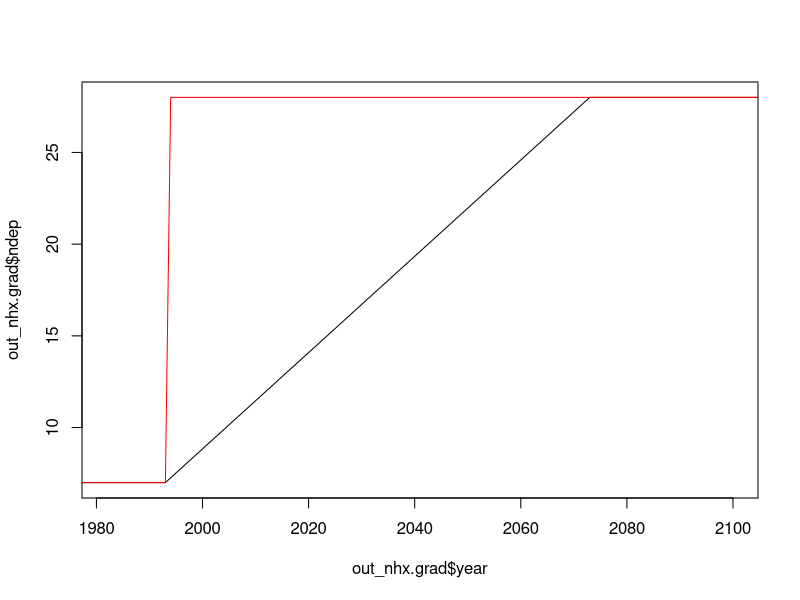
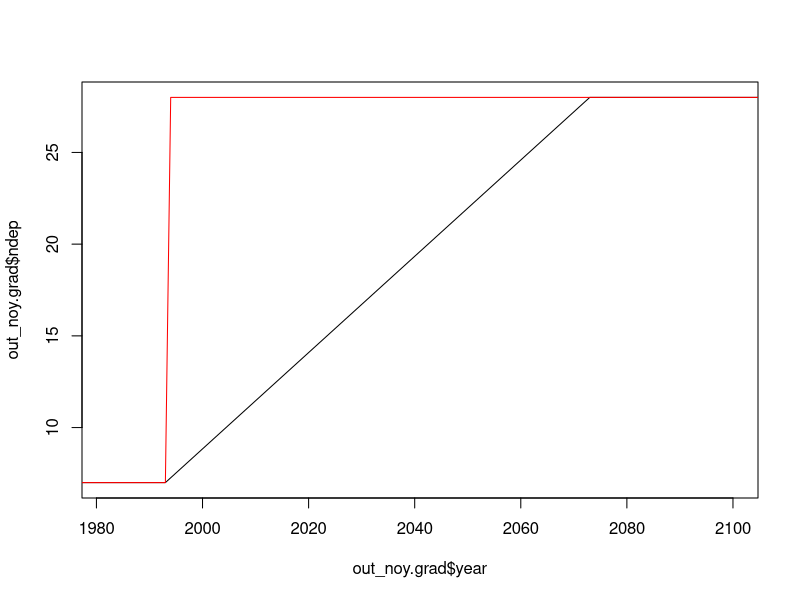

Generate these figures, in order, with R: (Note: this script raises an error after producing the figures.)
library(zoo)

years <- 850:2500
df <- data.frame( year=years, ndep=rep(1.0,length(years)))

len <- length(df[,1])

## constant at year 2002 value (although simulation starts in 1982)
# idx <- which( df$year == 2002 )
# amb <- df$ndep[idx]

## levels of NHx and NOy from SwissFACE experiment
amb <- 7.0
elv <- 28.0

print(paste("Constant at", amb))
## nhx
out_nhx.ctrl <- df
out_nhx.ctrl$ndep[1:len] <- amb
## noy
out_noy.ctrl <- df
out_noy.ctrl$ndep[1:len] <- amb

## step change after 20 years
idx <- which( df$year == 1993 )
print(paste("Step change to", elv))
## nhx
out_nhx.step <- df
out_nhx.step$ndep[1:idx]   <- amb
out_nhx.step$ndep[(idx+1):len] <- elv
## noy
out_noy.step <- df
out_noy.step$ndep[1:idx]   <- amb
out_noy.step$ndep[(idx+1):len] <- elv

## gradual increase from 1993 to 2073
idx <- which( df$year == 1993 )
jdx <- which( df$year == 2073 )
lev0 <- amb
lev1 <- elv
print( paste( "Linear increase from", lev0, "to", lev1 ) )
## nhx
out_nhx.grad <- out_nhx.step
out_nhx.grad$ndep[]        <- NA
out_nhx.grad$ndep[1:idx]   <- lev0
out_nhx.grad$ndep[jdx:len] <- lev1
out_nhx.grad$ndep          <- na.approx( out_nhx.grad$ndep )
## noy
out_noy.grad <- out_noy.step
out_noy.grad$ndep[]        <- NA
out_noy.grad$ndep[1:idx]   <- lev0
out_noy.grad$ndep[jdx:len] <- lev1
out_noy.grad$ndep          <- na.approx( out_noy.grad$ndep )


## test plot
plot( out_nhx.grad$year,  out_nhx.grad$ndep,type="l", xlim=c(1982,2100) )
lines( out_nhx.grad$year, out_nhx.step$ndep,col="red" )

plot( out_noy.grad$year,  out_noy.grad$ndep,type="l", xlim=c(1982,2100) )
lines( out_noy.grad$year, out_noy.step$ndep,col="red" )

## write output with standard formatting: (year, co2)
formatted_noy.ctrl.out <- vector("character",len)
formatted_noy.step.out <- vector("character",len)
formatted_noy.grad.out <- vector("character",len)

formatted_nhx.ctrl.out <- vector("character",len)
formatted_nhx.step.out <- vector("character",len)
formatted_nhx.grad.out <- vector("character",len)

for (i in 1:len){
  formatted_noy.ctrl.out[i] <- sprintf("%16.6f    %f", out_noy.ctrl$year[i], out_noy.ctrl$ndep[i])
  formatted_noy.step.out[i] <- sprintf("%16.6f    %f", out_noy.step$year[i], out_noy.step$ndep[i])
  formatted_noy.grad.out[i] <- sprintf("%16.6f    %f", out_noy.grad$year[i], out_noy.grad$ndep[i])

  formatted_nhx.ctrl.out[i] <- sprintf("%16.6f    %f", out_nhx.ctrl$year[i], out_nhx.ctrl$ndep[i])
  formatted_nhx.step.out[i] <- sprintf("%16.6f    %f", out_nhx.step$year[i], out_nhx.step$ndep[i])
  formatted_nhx.grad.out[i] <- sprintf("%16.6f    %f", out_nhx.grad$year[i], out_nhx.grad$ndep[i])
}

writeLines(formatted_nhx.ctrl.out,"../trunk/input/sitedata/ndep/SwissFACE/ndep_nhx_ctrl.dat")
writeLines(formatted_nhx.step.out,"../trunk/input/sitedata/ndep/SwissFACE/ndep_nhx_step.dat")
writeLines(formatted_nhx.grad.out,"../trunk/input/sitedata/ndep/SwissFACE/ndep_nhx_grad.dat")

writeLines(formatted_noy.ctrl.out,"../trunk/input/sitedata/ndep/SwissFACE/ndep_noy_ctrl.dat")
writeLines(formatted_noy.step.out,"../trunk/input/sitedata/ndep/SwissFACE/ndep_noy_step.dat")
writeLines(formatted_noy.grad.out,"../trunk/input/sitedata/ndep/SwissFACE/ndep_noy_grad.dat")
